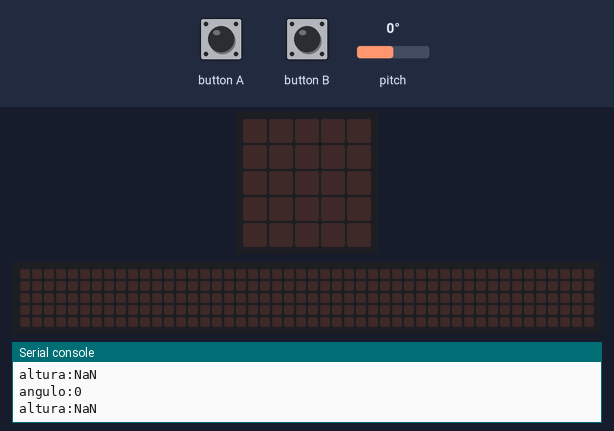
A program run on a simulated BBC micro:bit (MakeCode). Parts: the board's 5×5 LED display, a strip that is not on the board, showing the scrolling text unrolled, the last lines printed to the serial console. The inputs (shaded band) are chosen by the test bench; at power-on: pitch 0°. The 48×5 strip is a reading aid, not a part: it shows the text the display is scrolling, unrolled, one strip-width of it at a time.

Above: at 1.2 s.
1.3 s: button A pressed for 0.15 s
At 2.6 s:
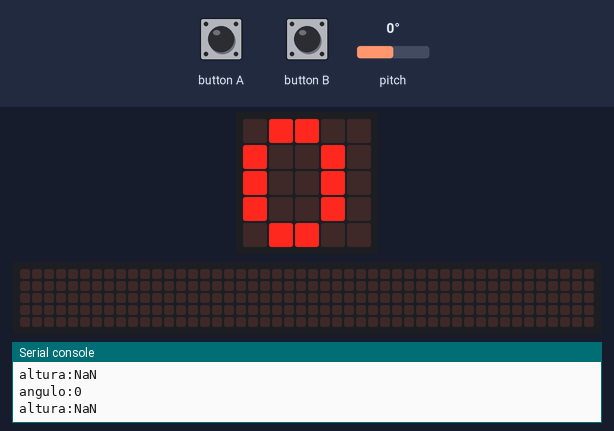
2.9 s: button B pressed for 0.15 s
At 3.8 s:
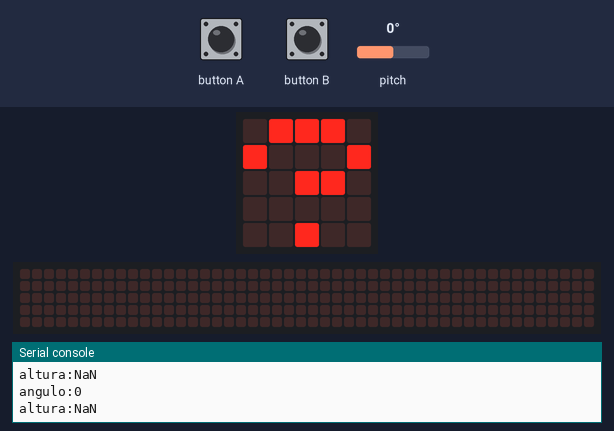
4.5 s: pitch set to -172°
6.0 s: button A pressed for 0.15 s
At 6.22 s:
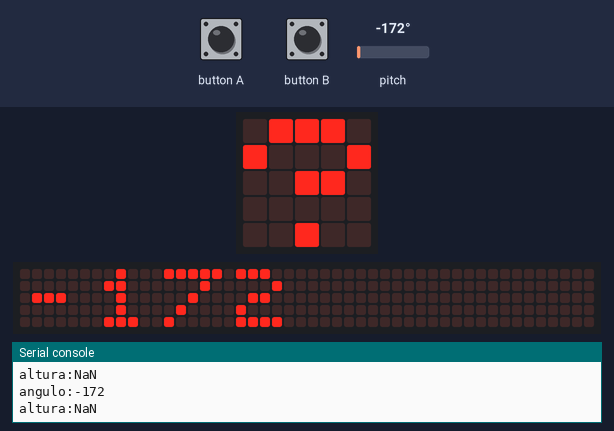
9.1 s: button B pressed for 0.15 s
At 11.8 s:
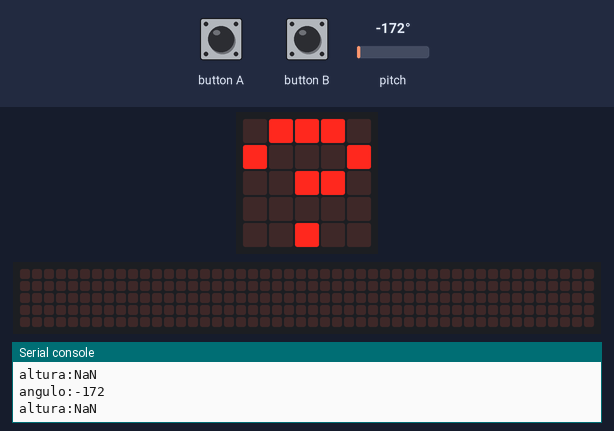
12.2 s: button A pressed for 0.15 s
At 16.62 s:
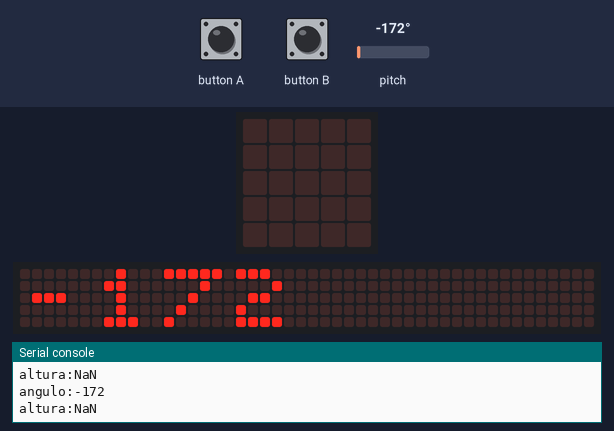
Timing chart, 0 to 18.1 s (numbered marks = the images above; inputs shaded):
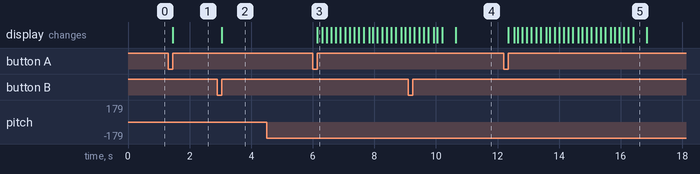

The program:

main.ts
```typescript
input.onButtonPressed(Button.A, function () {
    basic.showNumber(angulo)
})
input.onButtonPressed(Button.B, function () {
    basic.showNumber(alturaObjeto)
})
let alturaObjeto = 0
let angulo = 0
let alturaOjo = 1.22
let distanciaObjeto = 1.8
basic.forever(function () {
    angulo = input.rotation(Rotation.Pitch)
    alturaObjeto = Math.tan(angulo * 3.14 / 0) * 1.8 + 1.22
    serial.writeValue("angulo", angulo)
    serial.writeValue("altura", alturaObjeto)
    basic.pause(500)
})
```

test.ts
```typescript
// aquí va el archivo "tests"; esto no se compilará cuando este paquete se utilice como una extensión.
```

Measured:
- after the input at 1.3 s, the display: changes after 0.15 s (image 1)
- after the input at 2.9 s, the display: changes after 0.15 s (image 2)
- after the input at 6.0 s, the display: changes after 0.15 s (image 3)
- after the input at 9.1 s, the display: first differs from a run without the input after 1.6 s (image 4)
- after the input at 12.2 s, the display: first changes after 0.15 s (image 5 shows a later state)
- what the display in image 5 shows lasts 0.5 s, from 16.4 s to 16.9 s
